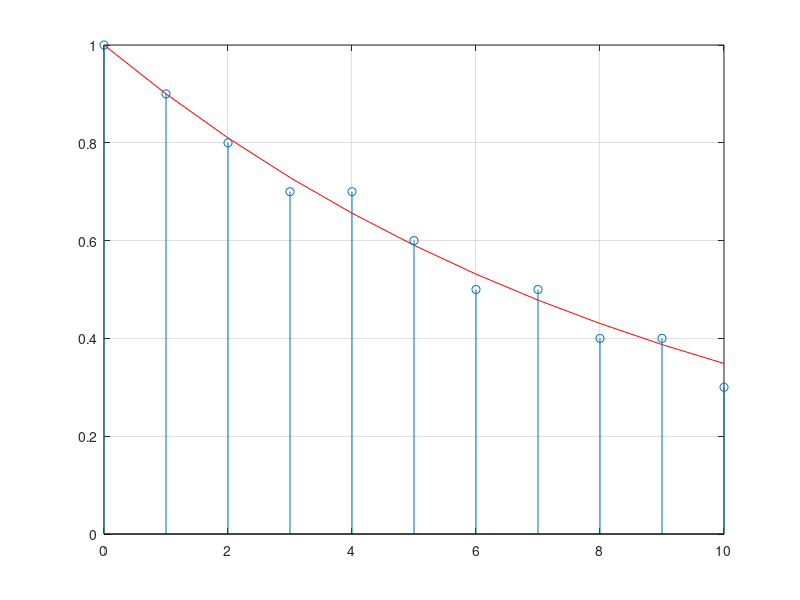

Recreate this plot in MATLAB.
%Cuantizacion

n = 0:10;
x = 0.9.^n;
xq = round(x*10)/10;
eq = xq - x;
figure;
plot(n,x,'r');
hold on; grid on;
stem(n,xq);

fprintf('\n\t n\t x\t xq\t eq\n');
tabla = ['n', 'x', 'xq', 'eq'];
disp(tabla)
